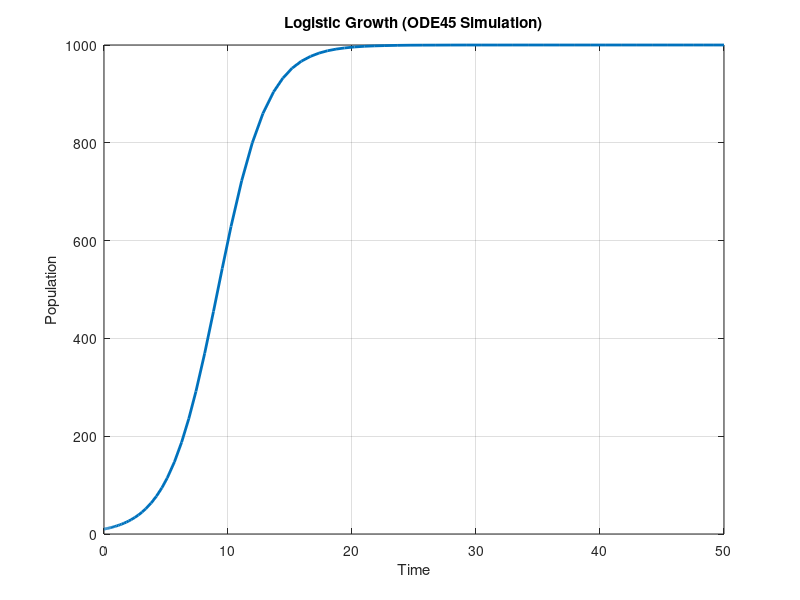

MATLAB code for this plot: (Note: this script raises an error after producing the figure.)
function [t, P] = logistic_growth(params, plot_results)
%LOGISTIC_GROWTH Simulates logistic population growth
%
%   [t, P] = logistic_growth() 
%       Uses default parameters and plots results
%
%   [t, P] = logistic_growth(params)
%       Uses custom parameters specified in struct:
%           params.r     - growth rate (default: 0.5)
%           params.K     - carrying capacity (default: 1000)
%           params.P0    - initial population (default: 10)
%           params.tspan - time span [t0, tf] (default: [0, 50])
%
%   [t, P] = logistic_growth(params, plot_results)
%       Set plot_results = false to suppress plotting
%
%   Model: dP/dt = r * P * (1 - P/K)
%
%   Example:
%       [t, P] = logistic_growth();
%       params.r = 1.0; params.K = 500;
%       [t, P] = logistic_growth(params, true);

    % Default parameters
    if nargin < 1 || isempty(params)
        params = struct();
    end
    if nargin < 2
        plot_results = true;
    end
    
    % Set defaults for missing fields
    if ~isfield(params, 'r'),     params.r = 0.5;        end
    if ~isfield(params, 'K'),     params.K = 1000;       end
    if ~isfield(params, 'P0'),    params.P0 = 10;        end
    if ~isfield(params, 'tspan'), params.tspan = [0 50]; end
    
    % Extract parameters
    r = params.r;
    K = params.K;
    P0 = params.P0;
    tspan = params.tspan;
    
    % Define Logistic ODE: dP/dt = r*P*(1 - P/K)
    logisticODE = @(t, P) r * P * (1 - P / K);
    
    % Solve using ODE45
    [t, P] = ode45(logisticODE, tspan, P0);
    
    % Plot results
    if plot_results
        figure;
        plot(t, P, '-', 'LineWidth', 2);
        title('Logistic Growth (ODE45 Simulation)');
        xlabel('Time');
        ylabel('Population');
        xlim([0 50]);
        grid on;
        
        % Add carrying capacity line
        hold on;
        yline(K, '--r', 'Carrying Capacity K', 'LineWidth', 1.5);
        hold off;
        
        % Display parameters
        fprintf('Logistic Growth Parameters:\n');
        fprintf('  Growth rate r = %.4f\n', r);
        fprintf('  Carrying capacity K = %.4f\n', K);
        fprintf('  Initial population P0 = %.4f\n', P0);
    end
end
